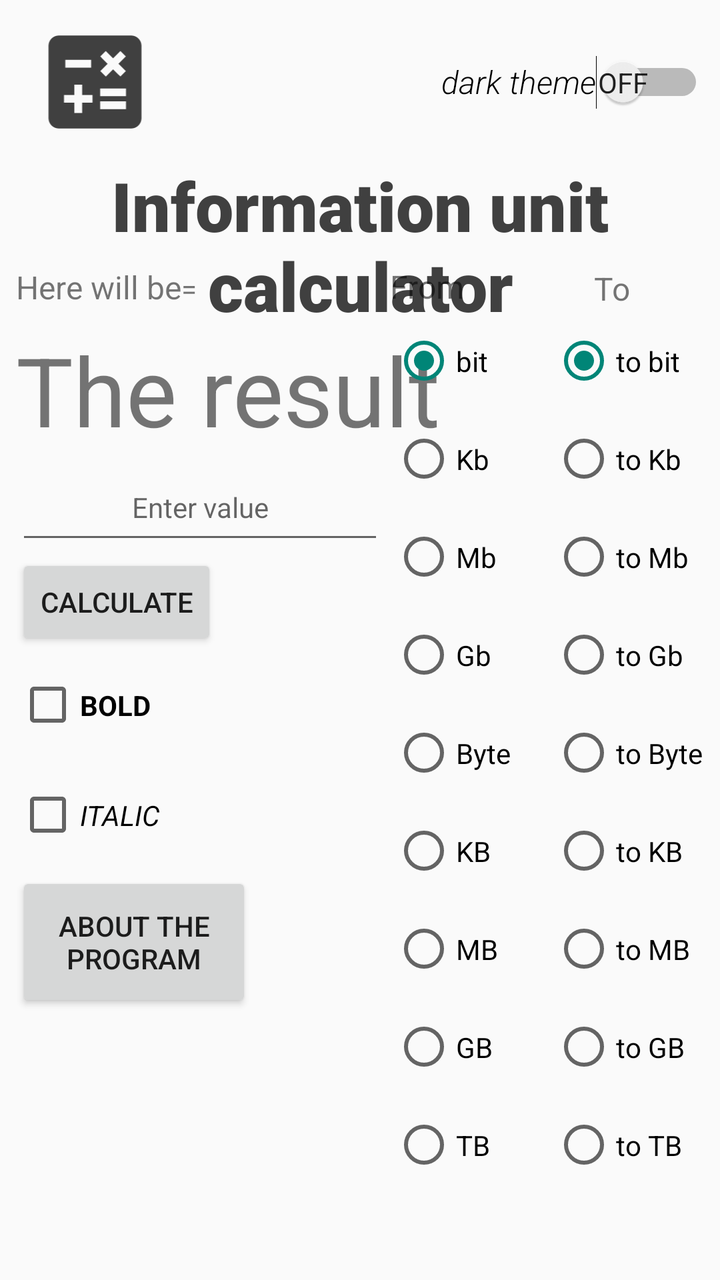
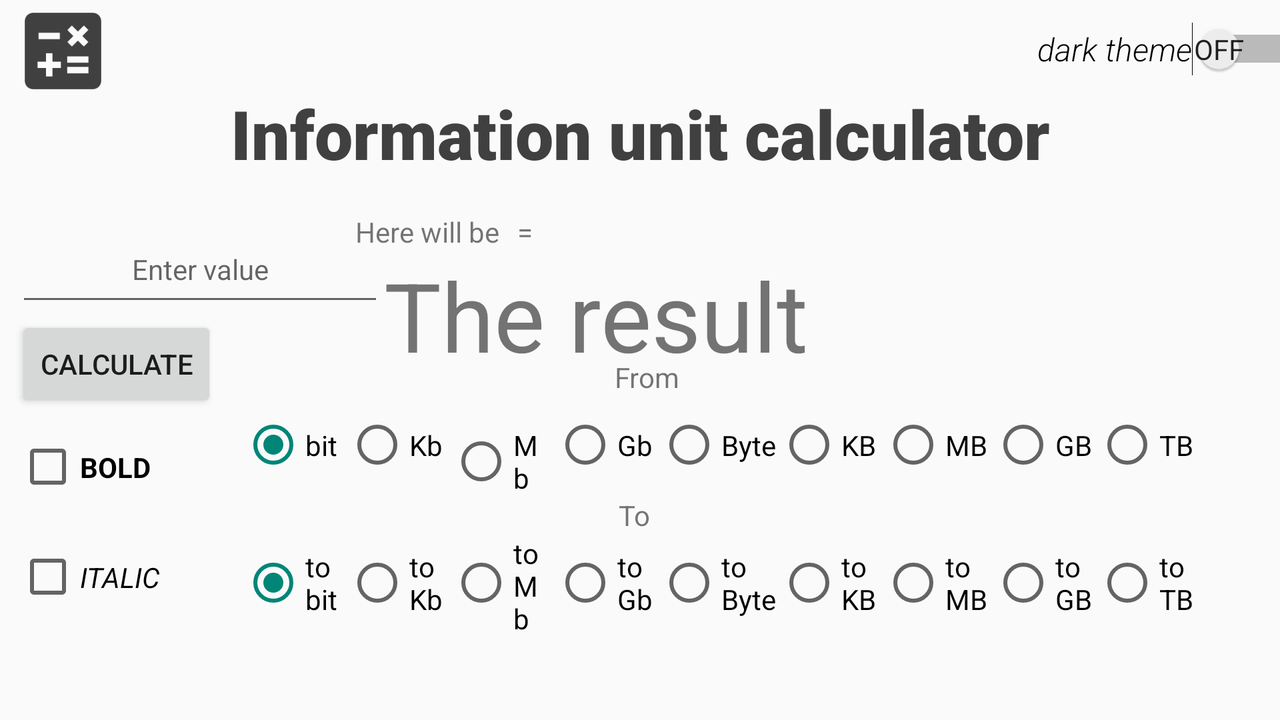

Two renders of one Android screen. The first uses the default layout on a phone; the second uses the alternative layout the repository ships for a different screen configuration, on a matching device. The two XML files are below.
<!-- AndroidManifest.xml: application theme Theme.CalculatorApp -->
<!-- res/layout/activity_main.xml -->
<?xml version="1.0" encoding="utf-8"?>
<androidx.constraintlayout.widget.ConstraintLayout xmlns:android="http://schemas.android.com/apk/res/android"
    xmlns:app="http://schemas.android.com/apk/res-auto"
    xmlns:tools="http://schemas.android.com/tools"
    android:layout_width="match_parent"
    android:layout_height="match_parent"
    android:scrollbarSize="10dp"
    tools:context=".MainActivity"
    tools:ignore="ExtraText">

    <TextView
        android:id="@+id/mainText"
        android:layout_width="wrap_content"
        android:layout_height="wrap_content"
        android:layout_marginTop="80dp"
        android:fontFamily="sans-serif-black"
        android:text="@string/mainText"
        android:textAlignment="center"
        android:textColor="#404040"
        android:textSize="34sp"
        app:layout_constraintEnd_toEndOf="parent"
        app:layout_constraintHorizontal_bias="0.0"
        app:layout_constraintStart_toStartOf="parent"
        app:layout_constraintTop_toTopOf="parent" />

    <Switch
        android:id="@+id/switch1"
        android:layout_width="wrap_content"
        android:layout_height="62dp"
        android:layout_marginTop="10dp"
        android:layout_marginEnd="8dp"
        android:clickable="true"
        android:focusable="true"
        android:fontFamily="sans-serif-light"
        android:showText="true"
        android:text="@string/darkThemeText"
        android:textAlignment="viewEnd"
        android:textAllCaps="false"
        android:textSize="16sp"
        android:textStyle="italic"
        app:layout_constraintEnd_toEndOf="parent"
        app:layout_constraintTop_toTopOf="parent"
        tools:ignore="UseSwitchCompatOrMaterialXml" />

    <TextView
        android:id="@+id/resultText"
        android:layout_width="wrap_content"
        android:layout_height="30dp"
        android:layout_marginStart="8dp"
        android:minWidth="81dp"
        android:text="@string/resultText"
        android:textSize="16sp"
        app:layout_constraintBottom_toTopOf="@+id/resultText2"
        app:layout_constraintStart_toStartOf="parent" />

    <TextView
        android:id="@+id/equalsText"
        android:layout_width="wrap_content"
        android:layout_height="wrap_content"
        android:text="@string/equalsText"
        app:layout_constraintBaseline_toBaselineOf="@+id/resultText"
        app:layout_constraintStart_toEndOf="@+id/resultText" />

    <TextView
        android:id="@+id/resultText2"
        android:layout_width="wrap_content"
        android:layout_height="wrap_content"
        android:layout_marginStart="8dp"
        android:minWidth="231dp"
        android:text="@string/resultText2"
        android:textSize="48sp"
        app:layout_constraintBottom_toTopOf="@+id/inputText"
        app:layout_constraintStart_toStartOf="parent" />

    <EditText
        android:id="@+id/inputText"
        android:layout_width="184dp"
        android:layout_height="50dp"
        android:layout_marginStart="8dp"
        android:hint="@string/inputText"
        android:importantForAutofill="no"
        android:inputType="numberDecimal"
        android:textAlignment="center"
        android:textAllCaps="false"
        android:textSize="14sp"
        app:layout_constraintBottom_toTopOf="@+id/btn1"
        app:layout_constraintStart_toStartOf="parent" />

    <Button
        android:id="@+id/btn1"
        android:layout_width="wrap_content"
        android:layout_height="wrap_content"
        android:layout_marginStart="8dp"
        android:text="@string/btn1"
        app:layout_constraintBottom_toTopOf="@+id/boldCheckBox"
        app:layout_constraintStart_toStartOf="parent" />


    <CheckBox
        android:id="@+id/boldCheckBox"
        android:layout_width="116dp"
        android:layout_height="55dp"
        android:layout_marginStart="8dp"
        android:text="@string/boldText"
        android:textStyle="bold"
        app:layout_constraintBottom_toTopOf="@+id/italicCheckBox"
        app:layout_constraintStart_toStartOf="parent" />

    <CheckBox
        android:id="@+id/italicCheckBox"
        android:layout_width="116dp"
        android:layout_height="55dp"
        android:layout_marginStart="8dp"
        android:layout_marginBottom="205dp"
        android:text="@string/italicText"
        android:textStyle="italic"
        app:layout_constraintBottom_toBottomOf="parent"
        app:layout_constraintStart_toStartOf="parent" />

    <RadioGroup
        android:id="@+id/radioGroup2"
        android:layout_width="84dp"
        android:layout_height="472dp"
        android:layout_marginBottom="12dp"
        app:layout_constraintBottom_toBottomOf="parent"
        app:layout_constraintEnd_toEndOf="parent">

        <RadioButton
            android:id="@+id/bitRadioButton2"
            android:layout_width="wrap_content"
            android:layout_height="49dp"
            android:checked="true"
            android:text="@string/bitText2" />

        <RadioButton
            android:id="@+id/KbitRadioButton2"
            android:layout_width="wrap_content"
            android:layout_height="49dp"
            android:text="@string/kbitText2" />

        <RadioButton
            android:id="@+id/MbitRadioButton2"
            android:layout_width="wrap_content"
            android:layout_height="49dp"
            android:text="@string/mbitText2" />

        <RadioButton
            android:id="@+id/GbitRadioButton2"
            android:layout_width="wrap_content"
            android:layout_height="49dp"
            android:text="@string/gbitText2" />

        <RadioButton
            android:id="@+id/ByteRadioButton2"
            android:layout_width="wrap_content"
            android:layout_height="49dp"
            android:text="@string/byteText2" />

        <RadioButton
            android:id="@+id/KBRadioButton2"
            android:layout_width="wrap_content"
            android:layout_height="49dp"
            android:text="@string/KBText2" />

        <RadioButton
            android:id="@+id/MBRadioButton2"
            android:layout_width="wrap_content"
            android:layout_height="49dp"
            android:text="@string/MBText2" />

        <RadioButton
            android:id="@+id/GBRadioButton2"
            android:layout_width="wrap_content"
            android:layout_height="49dp"
            android:text="@string/GBText2" />

        <RadioButton
            android:id="@+id/TBRadioButton2"
            android:layout_width="wrap_content"
            android:layout_height="49dp"
            android:text="@string/TBText2" />
    </RadioGroup>

    <RadioGroup
        android:id="@+id/radioGroup"
        android:layout_width="80dp"
        android:layout_height="472dp"
        android:layout_marginBottom="12dp"
        app:layout_constraintBottom_toBottomOf="parent"
        app:layout_constraintEnd_toStartOf="@+id/radioGroup2">

        <RadioButton
            android:id="@+id/bitRadioButton"
            android:layout_width="60dp"
            android:layout_height="49dp"
            android:checked="true"
            android:text="@string/bitText" />

        <RadioButton
            android:id="@+id/KbitRadioButton"
            android:layout_width="60dp"
            android:layout_height="49dp"
            android:text="@string/kbitText" />

        <RadioButton
            android:id="@+id/MbitRadioButton"
            android:layout_width="60dp"
            android:layout_height="49dp"
            android:text="@string/mbitText" />

        <RadioButton
            android:id="@+id/GbitRadioButton"
            android:layout_width="60dp"
            android:layout_height="49dp"
            android:text="@string/gbitText" />

        <RadioButton
            android:id="@+id/ByteRadioButton"
            android:layout_width="60dp"
            android:layout_height="49dp"
            android:text="@string/byteText" />

        <RadioButton
            android:id="@+id/KBRadioButton"
            android:layout_width="60dp"
            android:layout_height="49dp"
            android:text="@string/KBText" />

        <RadioButton
            android:id="@+id/MBRadioButton"
            android:layout_width="60dp"
            android:layout_height="49dp"
            android:text="@string/MBText" />

        <RadioButton
            android:id="@+id/GBRadioButton"
            android:layout_width="60dp"
            android:layout_height="49dp"
            android:text="@string/GBText" />

        <RadioButton
            android:id="@+id/TBRadioButton"
            android:layout_width="60dp"
            android:layout_height="49dp"
            android:text="@string/TBText" />
    </RadioGroup>

    <TextView
        android:id="@+id/textView5"
        android:layout_width="wrap_content"
        android:layout_height="wrap_content"
        android:layout_marginEnd="65dp"
        android:layout_marginBottom="2dp"
        android:text="@string/fromText"
        android:textSize="16sp"
        app:layout_constraintBottom_toTopOf="@+id/radioGroup"
        app:layout_constraintEnd_toStartOf="@+id/textView6" />

    <TextView
        android:id="@+id/textView6"
        android:layout_width="wrap_content"
        android:layout_height="wrap_content"
        android:layout_marginEnd="45dp"
        android:layout_marginBottom="1dp"
        android:text="@string/ToText"
        android:textSize="16sp"
        app:layout_constraintBottom_toTopOf="@+id/radioGroup2"
        app:layout_constraintEnd_toEndOf="parent" />

    <ImageView
        android:id="@+id/imageView"
        android:layout_width="79dp"
        android:layout_height="62dp"
        android:layout_marginStart="8dp"
        android:layout_marginTop="10dp"
        android:contentDescription="@string/imageDescription"
        app:layout_constraintStart_toStartOf="parent"
        app:layout_constraintTop_toTopOf="parent"
        app:srcCompat="@drawable/baseline_calculate_24" />

    <Button
        android:id="@+id/aboutApp"
        android:layout_width="118dp"
        android:layout_height="70dp"
        android:layout_marginStart="8dp"
        android:layout_marginTop="1dp"
        android:text="About The Program"
        app:layout_constraintBottom_toBottomOf="parent"
        app:layout_constraintStart_toStartOf="parent"
        app:layout_constraintTop_toBottomOf="@+id/italicCheckBox"
        app:layout_constraintVertical_bias="0.0" />


</androidx.constraintlayout.widget.ConstraintLayout>
<!-- resources referenced by this layout -->
<resources>
  <!-- drawable baseline_calculate_24 (drawable) -->
  <vector android:height="24dp" android:tint="#404040"
      android:viewportHeight="24" android:viewportWidth="24"
      android:width="24dp" xmlns:android="http://schemas.android.com/apk/res/android">
      <path android:fillColor="@android:color/white" android:pathData="M19,3H5C3.9,3 3,3.9 3,5v14c0,1.1 0.9,2 2,2h14c1.1,0 2,-0.9 2,-2V5C21,3.9 20.1,3 19,3zM13.03,7.06L14.09,6l1.41,1.41L16.91,6l1.06,1.06l-1.41,1.41l1.41,1.41l-1.06,1.06L15.5,9.54l-1.41,1.41l-1.06,-1.06l1.41,-1.41L13.03,7.06zM6.25,7.72h5v1.5h-5V7.72zM11.5,16h-2v2H8v-2H6v-1.5h2v-2h1.5v2h2V16zM18,17.25h-5v-1.5h5V17.25zM18,14.75h-5v-1.5h5V14.75z"/>
  </vector>
  <string name="GBText">GB</string>
  <string name="GBText2">to GB</string>
  <string name="KBText">KB</string>
  <string name="KBText2">to KB</string>
  <string name="MBText">MB</string>
  <string name="MBText2">to MB</string>
  <string name="TBText">TB</string>
  <string name="TBText2">to TB</string>
  <string name="ToText">To</string>
  <string name="bitText">bit</string>
  <string name="bitText2">to bit</string>
  <string name="boldText">BOLD</string>
  <string name="btn1">calculate</string>
  <string name="byteText">Byte</string>
  <string name="byteText2">to Byte</string>
  <string name="darkThemeText">dark theme</string>
  <string name="equalsText">=</string>
  <string name="fromText">From</string>
  <string name="gbitText">Gb</string>
  <string name="gbitText2">to Gb</string>
  <string name="imageDescription">An image with arithmetic signs (plus, minus, multiplication, equals), symbolizing a calculator</string>
  <string name="inputText">Enter value</string>
  <string name="italicText">ITALIC</string>
  <string name="kbitText">Kb</string>
  <string name="kbitText2">to Kb</string>
  <string name="mainText">Information unit calculator</string>
  <string name="mbitText">Mb</string>
  <string name="mbitText2">to Mb</string>
  <string name="resultText">Here will be</string>
  <string name="resultText2">The result</string>
  <style name="Theme.CalculatorApp" parent="Theme.AppCompat.DayNight.NoActionBar">
          
          <item name="colorPrimary">@color/teal_200</item>
          <item name="colorPrimaryVariant">@color/purple_700</item>
          <item name="colorOnPrimary">@color/white</item>
          
          <item name="colorSecondary">@color/teal_200</item>
          <item name="colorSecondaryVariant">@color/teal_700</item>
          <item name="colorOnSecondary">@color/black</item>
          
          <item name="android:statusBarColor">?attr/colorPrimaryVariant</item>
          
  
      </style>
</resources>
<!-- res/layout-land/activity_main.xml (the repository's variant of the layout above) -->
<!-- drawn on the phone turned sideways -->
<?xml version="1.0" encoding="utf-8"?>
<androidx.constraintlayout.widget.ConstraintLayout xmlns:android="http://schemas.android.com/apk/res/android"
    xmlns:app="http://schemas.android.com/apk/res-auto"
    xmlns:tools="http://schemas.android.com/tools"
    android:layout_width="match_parent"
    android:layout_height="match_parent"
    android:scrollbarSize="10dp"
    tools:context=".MainActivity"
    tools:ignore="ExtraText">

    <TextView
        android:id="@+id/mainText"
        android:layout_width="wrap_content"
        android:layout_height="wrap_content"
        android:layout_marginTop="44dp"
        android:fontFamily="sans-serif-black"
        android:text="@string/mainText"
        android:textAlignment="center"
        android:textColor="#404040"
        android:textSize="34sp"
        app:layout_constraintEnd_toEndOf="parent"
        app:layout_constraintStart_toStartOf="parent"
        app:layout_constraintTop_toTopOf="parent" />

    <Switch
        android:id="@+id/switch1"
        android:layout_width="135dp"
        android:layout_height="49dp"
        android:layout_marginStart="452dp"
        android:layout_marginEnd="10dp"
        android:layout_marginBottom="5dp"
        android:clickable="true"
        android:focusable="true"
        android:fontFamily="sans-serif-light"
        android:showText="true"
        android:text="@string/darkThemeText"
        android:textAlignment="viewEnd"
        android:textAllCaps="false"
        android:textSize="16sp"
        android:textStyle="italic"
        app:layout_constraintBottom_toTopOf="@+id/mainText"
        app:layout_constraintEnd_toEndOf="parent"
        app:layout_constraintHorizontal_bias="0.5"
        app:layout_constraintStart_toEndOf="@+id/imageView"
        app:layout_constraintTop_toTopOf="parent"
        app:layout_constraintVertical_bias="0.0"
        tools:ignore="UseSwitchCompatOrMaterialXml" />

    <TextView
        android:id="@+id/resultText"
        android:layout_width="wrap_content"
        android:layout_height="0dp"
        android:minWidth="81dp"
        android:text="@string/resultText"
        android:textSize="14sp"
        app:layout_constraintBottom_toTopOf="@+id/resultText2"
        app:layout_constraintEnd_toEndOf="parent"
        app:layout_constraintHorizontal_bias="0.318"
        app:layout_constraintStart_toStartOf="parent" />

    <TextView
        android:id="@+id/equalsText"
        android:layout_width="wrap_content"
        android:layout_height="wrap_content"
        android:text="@string/equalsText"
        app:layout_constraintBaseline_toBaselineOf="@+id/resultText"
        app:layout_constraintStart_toEndOf="@+id/resultText" />


    <TextView
        android:id="@+id/resultText2"
        android:layout_width="wrap_content"
        android:layout_height="wrap_content"
        android:layout_marginStart="184dp"
        android:layout_marginTop="36dp"
        android:layout_marginEnd="260dp"
        android:minWidth="231dp"
        android:text="@string/resultText2"
        android:textSize="48sp"
        app:layout_constraintEnd_toEndOf="parent"
        app:layout_constraintHorizontal_bias="0.0"
        app:layout_constraintStart_toStartOf="@+id/inputText"
        app:layout_constraintTop_toBottomOf="@+id/mainText" />

    <EditText
        android:id="@+id/inputText"
        android:layout_width="184dp"
        android:layout_height="50dp"
        android:layout_marginStart="8dp"
        android:hint="@string/inputText"
        android:importantForAutofill="no"
        android:inputType="numberDecimal"
        android:textAlignment="center"
        android:textAllCaps="false"
        android:textSize="14sp"
        app:layout_constraintBottom_toTopOf="@+id/btn1"
        app:layout_constraintStart_toStartOf="parent" />

    <Button
        android:id="@+id/btn1"
        android:layout_width="wrap_content"
        android:layout_height="wrap_content"
        android:layout_marginStart="8dp"
        android:text="@string/btn1"
        app:layout_constraintBottom_toTopOf="@+id/boldCheckBox"
        app:layout_constraintStart_toStartOf="parent" />

    <CheckBox
        android:id="@+id/boldCheckBox"
        android:layout_width="116dp"
        android:layout_height="55dp"
        android:layout_marginStart="8dp"
        android:text="@string/boldText"
        android:textStyle="bold"
        app:layout_constraintBottom_toTopOf="@+id/italicCheckBox"
        app:layout_constraintStart_toStartOf="parent" />

    <CheckBox
        android:id="@+id/italicCheckBox"
        android:layout_width="116dp"
        android:layout_height="55dp"
        android:layout_marginStart="8dp"
        android:layout_marginBottom="44dp"
        android:text="@string/italicText"
        android:textStyle="italic"
        app:layout_constraintBottom_toBottomOf="parent"
        app:layout_constraintStart_toStartOf="parent" />

    <RadioGroup
        android:id="@+id/radioGroup2"
        android:layout_width="wrap_content"
        android:layout_height="wrap_content"
        android:layout_marginStart="180dp"
        android:layout_marginEnd="100dp"
        android:layout_marginBottom="44dp"
        android:orientation="horizontal"
        app:layout_constraintBottom_toBottomOf="parent"
        app:layout_constraintEnd_toEndOf="parent"
        app:layout_constraintStart_toStartOf="parent">

        <RadioButton
            android:id="@+id/bitRadioButton2"
            android:layout_width="52dp"
            android:layout_height="49dp"
            android:checked="true"
            android:text="@string/bitText2" />

        <RadioButton
            android:id="@+id/KbitRadioButton2"
            android:layout_width="52dp"
            android:layout_height="match_parent"
            android:text="@string/kbitText2" />

        <RadioButton
            android:id="@+id/MbitRadioButton2"
            android:layout_width="52dp"
            android:layout_height="match_parent"
            android:text="@string/mbitText2" />

        <RadioButton
            android:id="@+id/GbitRadioButton2"
            android:layout_width="52dp"
            android:layout_height="match_parent"
            android:text="@string/gbitText2" />

        <RadioButton
            android:id="@+id/ByteRadioButton2"
            android:layout_width="60dp"
            android:layout_height="match_parent"
            android:text="@string/byteText2" />

        <RadioButton
            android:id="@+id/KBRadioButton2"
            android:layout_width="52dp"
            android:layout_height="match_parent"
            android:text="@string/KBText2" />

        <RadioButton
            android:id="@+id/MBRadioButton2"
            android:layout_width="55dp"
            android:layout_height="match_parent"
            android:text="@string/MBText2" />

        <RadioButton
            android:id="@+id/GBRadioButton2"
            android:layout_width="52dp"
            android:layout_height="match_parent"
            android:text="@string/GBText2" />

        <RadioButton
            android:id="@+id/TBRadioButton2"
            android:layout_width="52dp"
            android:layout_height="match_parent"
            android:text="@string/TBText2" />
    </RadioGroup>

    <RadioGroup
        android:id="@+id/radioGroup"
        android:layout_width="wrap_content"
        android:layout_height="wrap_content"
        android:layout_marginStart="180dp"
        android:layout_marginEnd="100dp"
        android:layout_marginBottom="20dp"
        android:orientation="horizontal"
        app:layout_constraintBottom_toTopOf="@+id/radioGroup2"
        app:layout_constraintEnd_toEndOf="parent"
        app:layout_constraintStart_toStartOf="parent">

        <RadioButton
            android:id="@+id/bitRadioButton"
            android:layout_width="52dp"
            android:layout_height="49dp"
            android:checked="true"
            android:text="@string/bitText" />

        <RadioButton
            android:id="@+id/KbitRadioButton"
            android:layout_width="52dp"
            android:layout_height="49dp"
            android:text="@string/kbitText" />

        <RadioButton
            android:id="@+id/MbitRadioButton"
            android:layout_width="52dp"
            android:layout_height="49dp"
            android:text="@string/mbitText" />

        <RadioButton
            android:id="@+id/GbitRadioButton"
            android:layout_width="52dp"
            android:layout_height="49dp"
            android:text="@string/gbitText" />

        <RadioButton
            android:id="@+id/ByteRadioButton"
            android:layout_width="60dp"
            android:layout_height="49dp"
            android:text="@string/byteText" />

        <RadioButton
            android:id="@+id/KBRadioButton"
            android:layout_width="52dp"
            android:layout_height="49dp"
            android:text="@string/KBText" />

        <RadioButton
            android:id="@+id/MBRadioButton"
            android:layout_width="55dp"
            android:layout_height="49dp"
            android:text="@string/MBText" />

        <RadioButton
            android:id="@+id/GBRadioButton"
            android:layout_width="52dp"
            android:layout_height="49dp"
            android:text="@string/GBText" />

        <RadioButton
            android:id="@+id/TBRadioButton"
            android:layout_width="52dp"
            android:layout_height="49dp"
            android:text="@string/TBText" />
    </RadioGroup>

    <TextView
        android:id="@+id/textView5"
        android:layout_width="wrap_content"
        android:layout_height="wrap_content"
        android:layout_marginEnd="300dp"
        android:text="@string/fromText"
        app:layout_constraintBottom_toTopOf="@+id/radioGroup"
        app:layout_constraintEnd_toEndOf="parent" />

    <TextView
        android:id="@+id/textView6"
        android:layout_width="wrap_content"
        android:layout_height="wrap_content"
        android:layout_marginEnd="315dp"
        android:text="@string/ToText"
        app:layout_constraintBottom_toTopOf="@+id/radioGroup2"
        app:layout_constraintEnd_toEndOf="parent" />

    <ImageView
        android:id="@+id/imageView"
        android:layout_width="63dp"
        android:layout_height="51dp"
        android:layout_marginStart="20dp"
        android:contentDescription="@string/imageDescription"
        app:layout_constraintBottom_toTopOf="@+id/mainText"
        app:layout_constraintEnd_toStartOf="@+id/switch1"
        app:layout_constraintHorizontal_bias="0.5"
        app:layout_constraintStart_toStartOf="parent"
        app:layout_constraintTop_toTopOf="parent"
        app:layout_constraintVertical_bias="0.0"
        app:srcCompat="@drawable/baseline_calculate_24" />


</androidx.constraintlayout.widget.ConstraintLayout>
